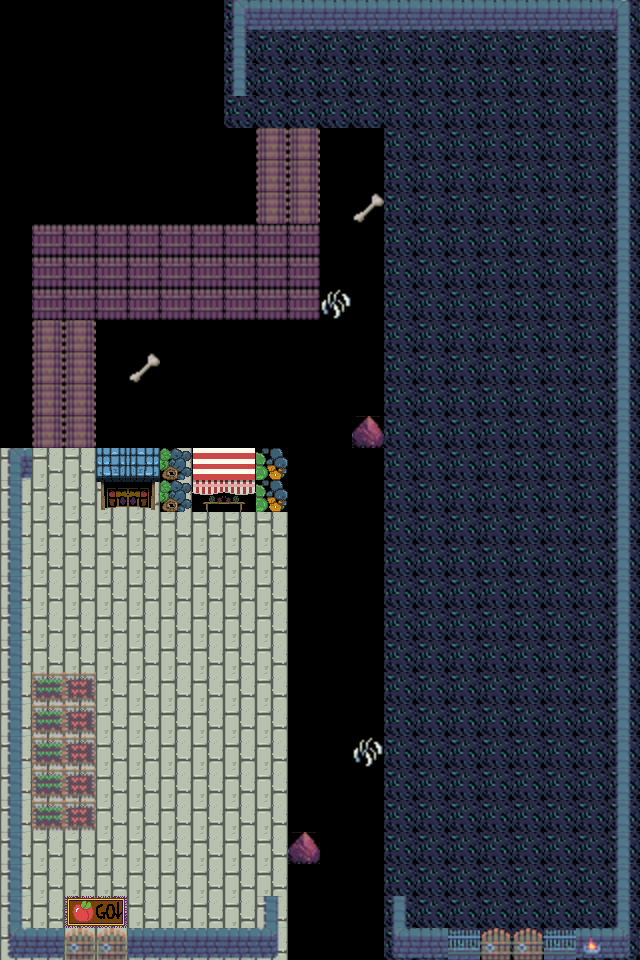

This is a level from a 2D game, rendered from its Tiled map with the project's own tilesets. A one-line summary and the complete map file follow:
An orthogonal 20x30 tile map with 32x32 px tiles, 3 tile layers (Tile Layer 1, Tile Layer 2, Tile Layer 3), 1 hidden layer not drawn, 5 tilesets.

<map version="1.10" tiledversion="1.10.2" orientation="orthogonal" renderorder="right-down" width="20" height="30" tilewidth="32" tileheight="32" infinite="0" nextlayerid="5" nextobjectid="1">
 <tileset firstgid="1" source="TileSets/Placeholders.tsx" />
 <tileset firstgid="17" source="TileSets/The_Roguelike_Assets.tsx" />
 <tileset firstgid="2318" source="TileSets/ZBazaar_Assets.tsx" />
 <tileset firstgid="2338" source="TileSets/bazaar_floor_additions.tsx" />
 <tileset firstgid="2341" source="TileSets/bazaar_go_down.tsx" />
 <layer id="1" name="Tile Layer 1" width="20" height="30">
  <data encoding="csv">
0,0,0,0,0,0,0,379,379,379,379,379,379,379,379,379,379,379,379,379,
0,0,0,0,0,0,0,379,379,379,379,379,379,379,379,379,379,379,379,379,
0,0,0,0,0,0,0,379,379,379,379,379,379,379,379,379,379,379,379,379,
0,0,0,0,0,0,0,379,379,379,379,379,379,379,379,379,379,379,379,379,
0,0,0,0,0,0,0,0,0,0,0,0,379,379,379,379,379,379,379,379,
0,0,0,0,0,0,0,0,0,0,0,0,379,379,379,379,379,379,379,379,
0,0,0,0,0,0,0,0,0,0,0,0,379,379,379,379,379,379,379,379,
0,0,0,0,0,0,0,0,0,0,0,0,379,379,379,379,379,379,379,379,
0,0,0,0,0,0,0,0,0,0,0,0,379,379,379,379,379,379,379,379,
0,0,0,0,0,0,0,0,0,0,0,0,379,379,379,379,379,379,379,379,
0,0,0,0,0,0,0,0,0,0,0,0,379,379,379,379,379,379,379,379,
0,0,0,0,0,0,0,0,0,0,0,0,379,379,379,379,379,379,379,379,
0,0,0,0,0,0,0,0,0,0,0,0,379,379,379,379,379,379,379,379,
0,0,0,0,0,0,0,0,0,0,0,0,379,379,379,379,379,379,379,379,
0,0,0,0,0,0,0,0,0,0,0,0,379,379,379,379,379,379,379,379,
0,0,0,0,0,0,0,0,0,0,0,0,379,379,379,379,379,379,379,379,
0,0,0,0,0,0,0,0,0,0,0,0,379,379,379,379,379,379,379,379,
0,0,0,0,0,0,0,0,0,0,0,0,379,379,379,379,379,379,379,379,
0,0,0,0,0,0,0,0,0,0,0,0,379,379,379,379,379,379,379,379,
0,0,0,0,0,0,0,0,0,0,0,0,379,379,379,379,379,379,379,379,
0,0,0,0,0,0,0,0,0,0,0,0,379,379,379,379,379,379,379,379,
0,0,0,0,0,0,0,0,0,0,0,0,379,379,379,379,379,379,379,379,
0,0,0,0,0,0,0,0,0,0,0,0,379,379,379,379,379,379,379,379,
0,0,0,0,0,0,0,0,0,0,0,0,379,379,379,379,379,379,379,379,
0,0,0,0,0,0,0,0,0,0,0,0,379,379,379,379,379,379,379,379,
0,0,0,0,0,0,0,0,0,0,0,0,379,379,379,379,379,379,379,379,
0,0,0,0,0,0,0,0,0,0,0,0,379,379,379,379,379,379,379,379,
0,0,0,0,0,0,0,0,0,0,0,0,379,379,379,379,379,379,379,379,
0,0,0,0,0,0,0,0,0,0,0,0,379,379,379,379,379,379,379,379,
0,0,0,0,0,0,0,0,0,0,0,0,379,379,379,379,379,379,379,379
</data>
 </layer>
 <layer id="2" name="Tile Layer 2" width="20" height="30">
  <data encoding="csv">
0,0,0,0,0,0,0,439,439,439,439,439,439,439,439,439,439,439,439,439,
0,0,0,0,0,0,0,439,439,439,439,439,439,439,439,439,439,439,439,439,
0,0,0,0,0,0,0,439,439,439,439,439,439,439,439,439,439,439,439,439,
0,0,0,0,0,0,0,439,439,439,439,439,439,439,439,439,439,439,439,439,
0,0,0,0,0,0,0,0,0,0,0,0,439,439,439,439,439,439,439,439,
0,0,0,0,0,0,0,0,0,0,0,0,439,439,439,439,439,439,439,439,
0,0,0,0,0,0,0,0,0,0,0,0,439,439,439,439,439,439,439,439,
0,0,0,0,0,0,0,0,0,0,0,0,439,439,439,439,439,439,439,439,
0,0,0,0,0,0,0,0,0,0,0,0,439,439,439,439,439,439,439,439,
0,0,0,0,0,0,0,0,0,0,0,0,439,439,439,439,439,439,439,439,
0,0,0,0,0,0,0,0,0,0,0,0,439,439,439,439,439,439,439,439,
0,0,0,0,0,0,0,0,0,0,0,0,439,439,439,439,439,439,439,439,
0,0,0,0,0,0,0,0,0,0,0,0,439,439,439,439,439,439,439,439,
0,0,0,0,0,0,0,0,0,0,0,0,439,439,439,439,439,439,439,439,
2318,2318,2318,2318,2318,2318,2318,2318,2318,0,0,0,439,439,439,439,439,439,439,439,
2318,2318,2318,2318,2318,2318,2318,2318,2318,0,0,0,439,439,439,439,439,439,439,439,
2318,2318,2318,2318,2318,2318,2318,2318,2318,0,0,0,439,439,439,439,439,439,439,439,
2318,2318,2318,2318,2318,2318,2318,2318,2318,0,0,0,439,439,439,439,439,439,439,439,
2318,2318,2318,2318,2318,2318,2318,2318,2318,0,0,0,439,439,439,439,439,439,439,439,
2318,2318,2318,2318,2318,2318,2318,2318,2318,0,0,0,439,439,439,439,439,439,439,439,
2318,2318,2318,2318,2318,2318,2318,2318,2318,0,0,0,439,439,439,439,439,439,439,439,
2318,2318,2318,2318,2318,2318,2318,2318,2318,0,0,0,439,439,439,439,439,439,439,439,
2318,2318,2318,2318,2318,2318,2318,2318,2318,0,0,0,439,439,439,439,439,439,439,439,
2318,2318,2318,2318,2318,2318,2318,2318,2318,0,0,0,439,439,439,439,439,439,439,439,
2318,2318,2318,2318,2318,2318,2318,2318,2318,0,0,0,439,439,439,439,439,439,439,439,
2318,2318,2318,2318,2318,2318,2318,2318,2318,0,0,0,439,439,439,439,439,439,439,439,
2318,2318,2318,2318,2318,2318,2318,2318,2318,0,0,0,439,439,439,439,439,439,439,439,
2318,2318,2318,2318,2318,2318,2318,2318,2318,0,0,0,439,439,439,439,439,439,439,439,
2318,2318,2318,2318,2318,2318,2318,2318,2318,0,0,0,439,439,439,439,439,439,439,439,
2318,2318,2318,2318,2318,2318,2318,2318,2318,0,0,0,439,439,439,439,439,439,439,439
</data>
 </layer>
 <layer id="3" name="Tile Layer 3" width="20" height="30">
  <data encoding="csv">
0,0,0,0,0,0,0,903,904,904,904,904,904,904,904,904,904,904,904,905,
0,0,0,0,0,0,0,902,0,0,0,0,0,0,0,0,0,0,0,902,
0,0,0,0,0,0,0,902,0,0,0,0,0,0,0,0,0,0,0,902,
0,0,0,0,0,0,0,0,0,0,0,0,0,0,0,0,0,0,0,902,
0,0,0,0,0,0,0,0,1056,1056,0,0,0,0,0,0,0,0,0,902,
0,0,0,0,0,0,0,0,1056,1056,0,0,0,0,0,0,0,0,0,902,
0,0,0,0,0,0,0,0,1056,1056,0,1295,0,0,0,0,0,0,0,902,
0,1058,1058,1058,1058,1058,1058,1058,1058,1058,0,0,0,0,0,0,0,0,0,902,
0,1058,1058,1058,1058,1058,1058,1058,1058,1058,0,0,0,0,0,0,0,0,0,902,
0,1058,1058,1058,1058,1058,1058,1058,1058,1058,1320,0,0,0,0,0,0,0,0,902,
0,1056,1056,0,0,0,0,0,0,0,0,0,0,0,0,0,0,0,0,902,
0,1056,1056,0,1295,0,0,0,0,0,0,0,0,0,0,0,0,0,0,902,
0,1056,1056,0,0,0,0,0,0,0,0,0,0,0,0,0,0,0,0,902,
0,1056,1056,0,0,0,0,0,0,0,0,613,0,0,0,0,0,0,0,902,
903,0,0,2329,2330,2328,2333,2334,2327,0,0,0,0,0,0,0,0,0,0,902,
902,0,0,2331,2332,2328,2335,2336,2327,0,0,0,0,0,0,0,0,0,0,902,
902,0,0,0,0,0,0,0,0,0,0,0,0,0,0,0,0,0,0,902,
902,0,0,0,0,0,0,0,0,0,0,0,0,0,0,0,0,0,0,902,
902,0,0,0,0,0,0,0,0,0,0,0,0,0,0,0,0,0,0,902,
902,0,0,0,0,0,0,0,0,0,0,0,0,0,0,0,0,0,0,902,
902,0,0,0,0,0,0,0,0,0,0,0,0,0,0,0,0,0,0,902,
902,666,667,0,0,0,0,0,0,0,0,0,0,0,0,0,0,0,0,902,
902,666,667,0,0,0,0,0,0,0,0,0,0,0,0,0,0,0,0,902,
902,666,667,0,0,0,0,0,0,0,0,1320,0,0,0,0,0,0,0,902,
902,666,667,0,0,0,0,0,0,0,0,0,0,0,0,0,0,0,0,902,
902,666,667,0,0,0,0,0,0,0,0,0,0,0,0,0,0,0,0,902,
902,0,0,0,0,0,0,0,0,613,0,0,0,0,0,0,0,0,0,902,
902,0,0,0,0,0,0,0,0,0,0,0,0,0,0,0,0,0,0,902,
902,0,2339,2341,0,0,0,0,902,0,0,0,902,0,0,0,0,0,0,902,
962,904,1021,1021,904,904,904,904,964,0,0,0,962,904,968,1021,1021,968,963,964
</data>
 </layer>
 <layer id="4" name="Information Layer" width="20" height="30" visible="0">
  <data encoding="csv">
4,4,4,4,4,4,4,3,3,3,3,3,3,3,3,3,3,3,3,3,
4,4,4,4,4,4,4,3,1,1,1,1,1,1,1,1,1,1,1,3,
4,4,4,4,4,4,4,3,1,1,1,1,1,1,1,1,1,1,1,3,
4,4,4,4,4,4,4,4,1,1,1,1,1,1,1,1,1,1,1,3,
4,4,4,4,4,4,4,4,1,1,4,4,1,1,1,1,1,1,1,3,
4,4,4,4,4,4,4,4,1,1,4,4,1,1,1,1,1,1,1,3,
4,4,4,4,4,4,4,4,1,1,4,4,1,1,9,9,9,1,1,3,
4,1,1,1,1,1,1,1,1,1,4,4,1,1,9,9,9,1,1,3,
4,1,1,1,1,1,1,1,1,1,4,4,1,1,9,9,9,1,1,3,
4,1,1,1,1,1,1,1,1,1,4,4,1,1,9,9,9,1,1,3,
4,1,1,4,4,4,4,4,4,4,4,4,1,1,9,9,9,1,1,3,
4,1,1,4,11,11,11,11,11,11,11,4,1,1,9,9,9,1,1,3,
4,1,1,4,11,11,11,11,11,11,11,4,1,1,9,9,9,1,1,3,
4,1,1,4,4,4,4,4,4,4,4,4,1,1,9,9,9,1,1,3,
3,1,1,3,3,3,3,3,3,4,4,4,1,1,9,9,9,1,1,3,
3,1,1,3,3,3,3,3,3,4,4,4,1,1,9,9,9,1,1,3,
3,1,1,1,1,1,1,1,1,4,4,4,1,1,1,1,1,1,1,3,
3,1,10,10,10,10,10,1,1,4,4,4,1,1,1,1,1,1,1,3,
3,1,10,10,10,10,10,1,1,4,4,4,1,1,1,1,1,1,1,3,
3,1,10,10,10,10,10,1,1,4,4,4,1,1,1,1,1,1,1,3,
3,1,10,10,10,10,10,1,1,4,4,4,1,1,1,1,1,1,1,3,
3,1,10,10,10,10,10,1,1,4,4,4,1,1,1,1,1,1,1,3,
3,1,10,10,10,10,10,1,1,4,4,4,1,1,1,1,1,1,1,3,
3,1,10,10,10,10,10,1,1,4,4,4,1,1,1,1,1,1,1,3,
3,1,10,10,10,10,10,1,1,4,4,4,1,1,1,1,1,1,1,3,
3,1,10,10,10,10,10,1,1,4,4,4,1,1,1,1,1,1,1,3,
3,1,10,10,10,10,10,1,1,4,4,4,1,1,1,1,1,1,1,3,
3,1,1,1,1,1,1,1,1,4,4,4,1,1,1,5,5,1,1,3,
3,1,1,1,1,1,1,1,3,4,4,4,3,1,1,1,1,1,1,3,
3,3,2,2,3,3,3,3,3,4,4,4,3,3,3,3,3,3,3,3
</data>
 </layer>
</map>
